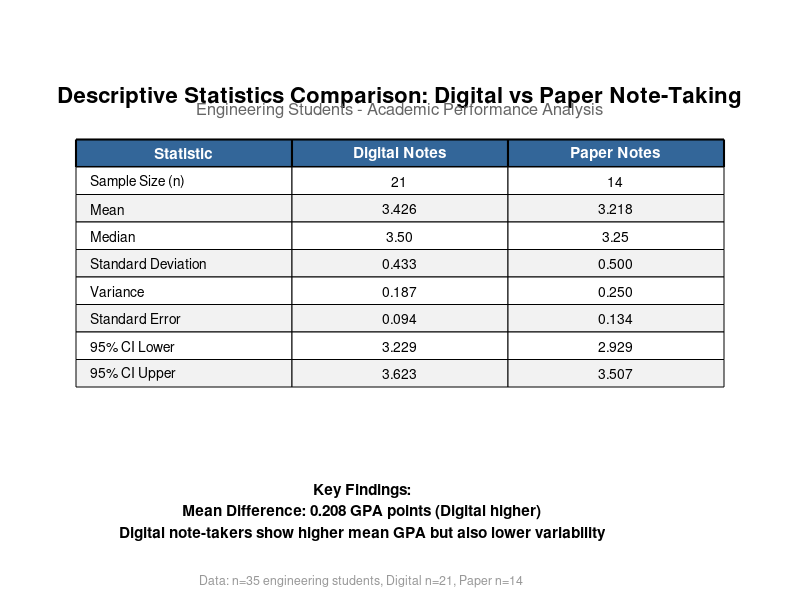

This figure's MATLAB source:
% Graph 6: Descriptive Statistics Table Visualization - FIXED
clear; clc;

% Create a professional-looking table visualization
figure(6);
clf;
set(gcf, 'Position', [100 100 900 600]);
set(gcf, 'Color', 'white');

% Data for the table (using your exact values)
stats_names = {'Sample Size (n)', 'Mean', 'Median', 'Standard Deviation', ...
              'Variance', 'Standard Error', '95% CI Lower', '95% CI Upper'};
digital_values = {'21', '3.426', '3.50', '0.433', '0.187', '0.094', '3.229', '3.623'};
paper_values = {'14', '3.218', '3.25', '0.500', '0.250', '0.134', '2.929', '3.507'};

% Create axes for table
ax = axes('Position', [0.05 0.3 0.9 0.55]); % moved table down more
axis off;
xlim([0 1]);
ylim([0 1]);

% Table dimensions
n_rows = length(stats_names);
n_cols = 3;
row_height = 0.75 / (n_rows + 1); % space for header + data rows
col_width = 0.9 / n_cols;

% Colors
header_color = [0.2 0.4 0.6];
alt_row_color = [0.95 0.95 0.95];

% Starting positions
start_x = 0.05;
start_y = 0.85; % start from top of axes with more space

% Draw table headers
headers = {'Statistic', 'Digital Notes', 'Paper Notes'};
for j = 1:n_cols
    x = start_x + (j-1) * col_width;
    y = start_y - row_height;

    % Draw header rectangle
    rectangle('Position', [x, y, col_width, row_height], ...
             'FaceColor', header_color, 'EdgeColor', 'black', 'LineWidth', 1.5);

    % Add header text
    text(x + col_width/2, y + row_height/2, headers{j}, ...
         'HorizontalAlignment', 'center', 'VerticalAlignment', 'middle', ...
         'FontWeight', 'bold', 'Color', 'white', 'FontSize', 11);
end

% Draw table rows
for i = 1:n_rows
    y = start_y - (i+1) * row_height;

    % Alternate row colors
    if mod(i, 2) == 0
        face_color = alt_row_color;
    else
        face_color = 'white';
    end

    % Row data
    row_data = {stats_names{i}, digital_values{i}, paper_values{i}};

    for j = 1:n_cols
        x = start_x + (j-1) * col_width;

        % Draw cell rectangle
        rectangle('Position', [x, y, col_width, row_height], ...
                 'FaceColor', face_color, 'EdgeColor', 'black', 'LineWidth', 0.5);

        % Text alignment and positioning
        if j == 1  % First column left aligned
            alignment = 'left';
            x_text = x + 0.02;
        else       % Data columns center aligned
            alignment = 'center';
            x_text = x + col_width/2;
        end

        % Add cell text
        text(x_text, y + row_height/2, row_data{j}, ...
             'HorizontalAlignment', alignment, 'VerticalAlignment', 'middle', ...
             'FontSize', 10, 'FontWeight', 'normal');
    end
end

%% === Titles & Subtitles ===
% Position titles above the axes
% Main title
text(0.5, 0.98, 'Descriptive Statistics Comparison: Digital vs Paper Note-Taking', ...
     'HorizontalAlignment', 'center', 'VerticalAlignment', 'middle', ...
     'FontSize', 16, 'FontWeight', 'bold', 'Units', 'normalized');

% Subtitle
text(0.5, 0.94, 'Engineering Students - Academic Performance Analysis', ...
     'HorizontalAlignment', 'center', 'VerticalAlignment', 'middle', ...
     'FontSize', 12, 'Color', [0.4 0.4 0.4], 'Units', 'normalized');

%% === Key Findings Section ===
% Position findings below the table
mean_diff = 3.426 - 3.218; % 0.208 GPA points

% Create text box for findings - moved up and centered
annotation('textbox', [0.15 0.1 0.7 0.15], ...
          'String', {['Key Findings:'], ...
                    sprintf('Mean Difference: %.3f GPA points (Digital higher)', mean_diff), ...
                    'Digital note-takers show higher mean GPA but also lower variability'}, ...
          'HorizontalAlignment', 'center', ...
          'VerticalAlignment', 'middle', ...
          'FontSize', 11, ...
          'FontWeight', 'bold', ...
          'EdgeColor', 'none', ...
          'BackgroundColor', 'none');

% Data source note - moved up and centered
annotation('textbox', [0.25 0.02 0.5 0.05], ...
          'String', 'Data: n=35 engineering students, Digital n=21, Paper n=14', ...
          'HorizontalAlignment', 'center', ...
          'VerticalAlignment', 'bottom', ...
          'FontSize', 9, ...
          'Color', [0.6 0.6 0.6], ...
          'EdgeColor', 'none', ...
          'BackgroundColor', 'none');

% Save high-resolution image
print('descriptive_statistics_table.png', '-dpng', '-r300');
fprintf('Graph 6 saved as descriptive_statistics_table.png\n');
